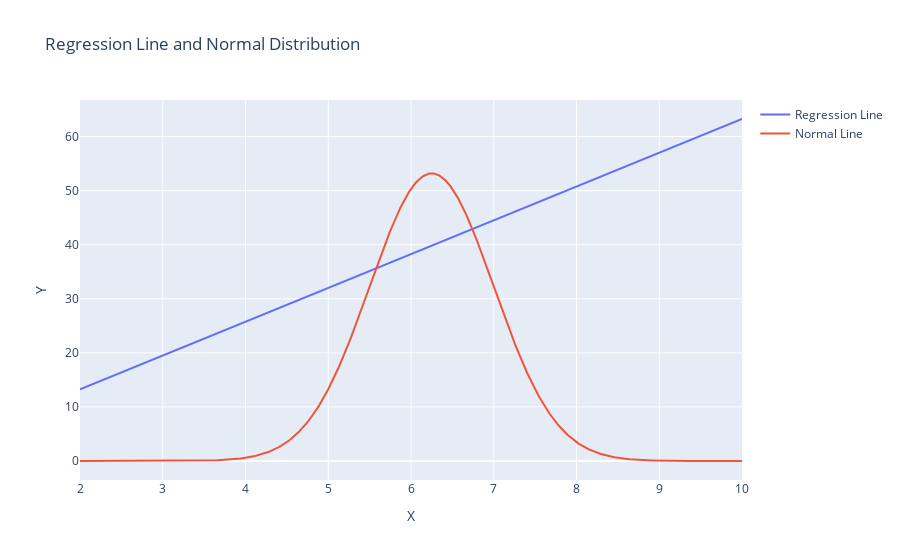

Notebook code for this chart:
### Code cell
x_range = np.linspace(2, 10, 1000)       # 设置 x 的范围为 [1,10]
y_reg = 6.25 * x_range + 0.75            # 设置回归模型
y_norm = norm.pdf(x_range, 6.25, 0.75)

# 使用Plotly绘制回归线
fig = go.Figure()

# 绘制回归线
fig.add_trace(go.Scatter(
    x=x_range,
    y=y_reg,
    mode='lines',
    name='Regression Line'
))

# 绘制正态分布曲线
fig.add_trace(go.Scatter(
    x=x_range,          
    y=y_norm * 100,                      # 扩大 100 倍保持和回归模型的 y 轴单位相似
    mode='lines',
    name='Normal Line'
))

# 设置图表布局
fig.update_layout(
    title='Regression Line and Normal Distribution',
    xaxis_title='X',
    yaxis_title='Y'
)

# 显示图表
fig.show()

### Figure 1 — Plotly figure (JSON) as saved in the notebook; plotly's stock layout.template omitted (floating-point values rounded to 4 significant figures; data arrays with more than 128 entries replaced by an {"elided": "..."} marker saying what was removed)
{"data": [{"mode": "lines", "name": "Regression Line", "type": "scatter", "x": {"elided": "1000 float values"}, "y": {"elided": "1000 float values"}}, {"mode": "lines", "name": "Normal Line", "type": "scatter", "x": {"elided": "1000 float values"}, "y": {"elided": "1000 float values"}}], "layout": {"title": {"text": "Regression Line and Normal Distribution"}, "xaxis": {"title": {"text": "X"}}, "yaxis": {"title": {"text": "Y"}}}}
